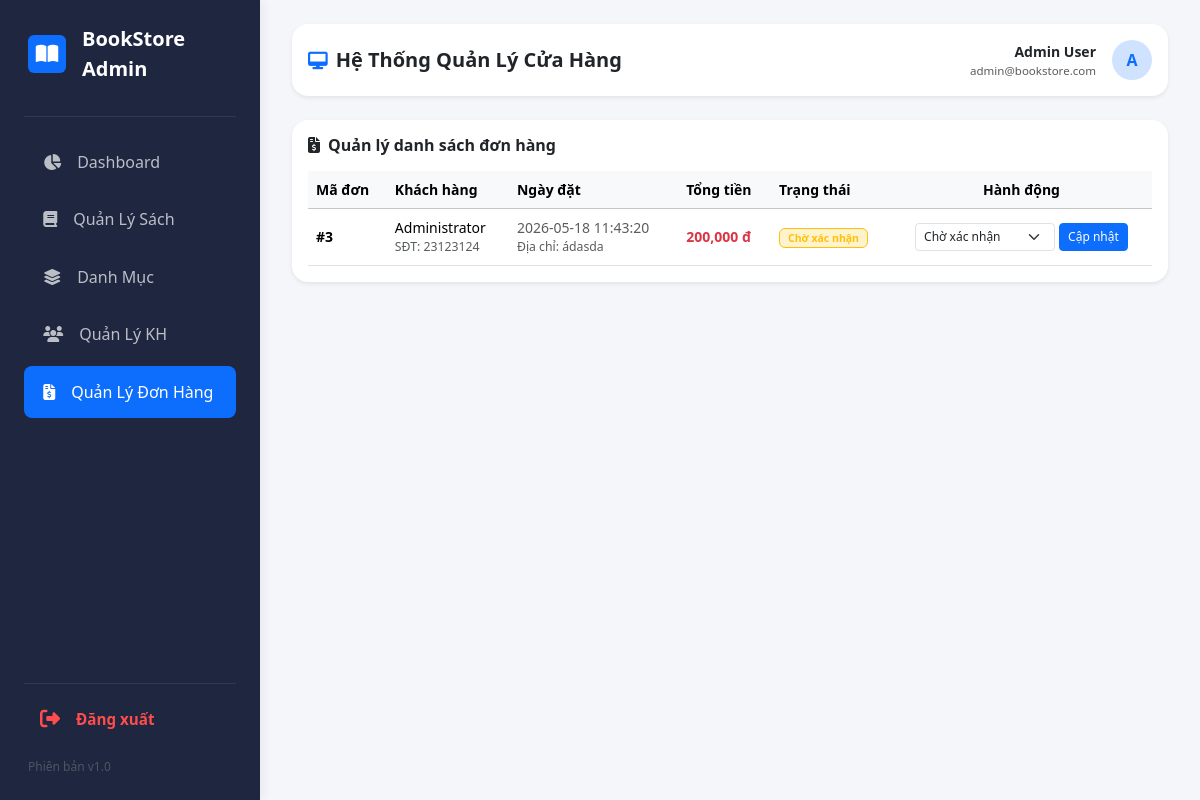
The app's page /admin/index.php?page=order-list (signed in), older data.
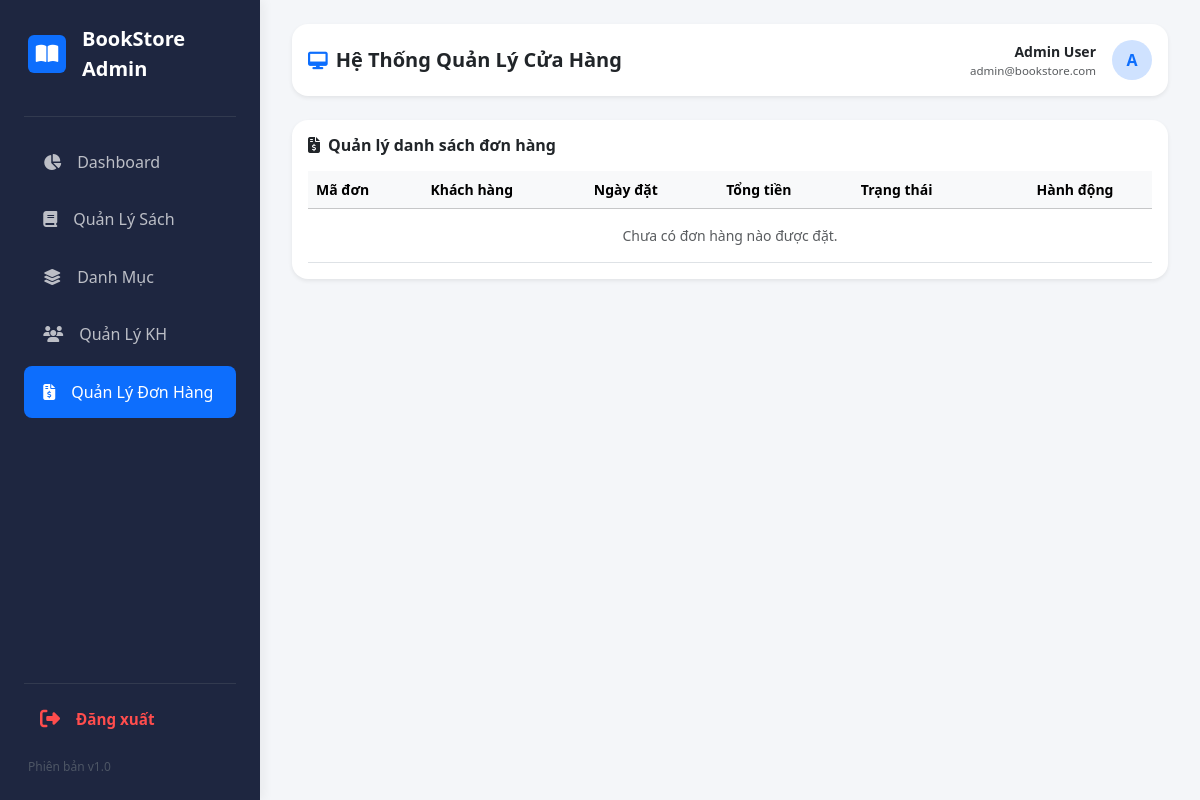
The same page, newer data.
### tables this page shows
CREATE TABLE `orders` (
  `id` int(11) NOT NULL,
  `user_id` int(11) NOT NULL,
  `fullname` varchar(100) NOT NULL,
  `address` text NOT NULL,
  `phone` varchar(20) NOT NULL,
  `total_amount` decimal(10,2) NOT NULL,
  `status` enum('pending','processing','completed','cancelled') DEFAULT 'pending',
  `created_at` timestamp NOT NULL DEFAULT current_timestamp()
);

CREATE TABLE `users` (
  `id` int(11) NOT NULL,
  `username` varchar(50) NOT NULL,
  `password` varchar(255) NOT NULL,
  `fullname` varchar(100) DEFAULT NULL,
  `email` varchar(100) DEFAULT NULL,
  `role` enum('admin','user') DEFAULT 'user',
  `created_at` timestamp NOT NULL DEFAULT current_timestamp()
);

### admin/view/order-list.php (the view, shortened to what this page needs)
<?php
if (isset($pdo)) {
    $sql = "SELECT o.*, u.fullname FROM orders o
            LEFT JOIN users u ON o.user_id = u.id
            ORDER BY o.id DESC";
    $orders = $pdo->query($sql)->fetchAll(PDO::FETCH_ASSOC);
}
?>
<div class="card panel-box p-3 shadow-sm border-0">
    <div class="d-flex justify-content-between align-items-center mb-3">
        <h6 class="fw-bold m-0"><i class="fa-solid fa-file-invoice-dollar me-2"></i>Quản lý danh sách đơn hàng</h6>
    </div>
    <div class="table-responsive">
        <table class="table align-middle m-0 small table-hover">
            <thead class="table-light">
                <tr>
                    <th>Mã đơn</th>
                    <th>Khách hàng</th>
                    <th>Ngày đặt</th>
                    <th>Tổng tiền</th>
                    <th>Trạng thái</th>
                    <th class="text-center">Hành động</th>
                </tr>
            </thead>
            <tbody>
                <?php if (empty($orders)): ?>
                    <tr><td colspan="6" class="text-center text-muted py-3">Chưa có đơn hàng nào được đặt.</td></tr>
                <?php else: ?>
                    <?php foreach ($orders as $o): ?>
                    <tr>
                        <td class="fw-bold">#<?= $o['id'] ?></td>
                        <td>
                            <?= htmlspecialchars($o['fullname'] ?? 'Khách vãng lai') ?>
                            <div class="small text-muted">SĐT: <?= htmlspecialchars($o['phone'] ?? '') ?></div>
                        </td>
                        <td class="text-muted">
                            <?= $o['created_at'] ?>
                            <div class="small text-muted">Địa chỉ: <?= htmlspecialchars($o['address'] ?? '') ?></div>
                        </td>
                        <td class="fw-bold text-danger"><?= number_format($o['total_amount'] ?? $o['total_price'] ?? 0) ?> đ</td>
                        <td>
                            <?php
                            $status = $o['status'] ?? 'pending';
                            if ($status == 'pending' || $status == 'Chờ xác nhận') {
                                echo '<span class="badge bg-warning-subtle text-warning border border-warning px-2 py-1">Chờ xác nhận</span>';
                            } elseif ($status == 'processing' || $status == 'Đang xử lý') {
                                echo '<span class="badge bg-primary-subtle text-primary border border-primary px-2 py-1">Đang xử lý</span>';
                            } elseif ($status == 'shipping' || $status == 'Đang giao') {
                                echo '<span class="badge bg-info-subtle text-info border border-info px-2 py-1">Đang giao</span>';
                            } elseif ($status == 'completed' || $status == 'Đã hoàn thành' || $status == 'received') {
                                echo '<span class="badge bg-success-subtle text-success border border-success px-2 py-1">Đã hoàn thành</span>';
                            } else {
                                echo '<span class="badge bg-danger-subtle text-danger border border-danger px-2 py-1">Đã hủy</span>';
                            }
                            ?>
                        </td>
                        <td class="text-center">
                            <form action="modules/order/update.php" method="POST" class="d-inline-flex gap-1 align-items-center">
                                <select name="status" class="form-select form-select-sm" style="width: 140px; font-size: 0.75rem;">
                                    <option value="Chờ xác nhận" <?= ($o['status']=='Chờ xác nhận' || $o['status']=='pending')?'selected':'' ?>>Chờ xác nhận</option>
                                </select>
                                <button type="submit" class="btn btn-sm btn-primary py-1 px-2" style="font-size: 0.75rem;">Cập nhật</button>
                            </form>
                        </td>
                    </tr>
                    <?php endforeach; ?>
                <?php endif; ?>
            </tbody>
        </table>
    </div>
</div>

Row changes from the older to the newer data that the page shows:
removed orders: id "3", user.fullname "Administrator", phone "23123124", created_at "2026-05-18 11:43:20", address "ádasda", total_amount "200,000", shows "Chờ xác nhận", status "Chờ xác nhận"
Text that changed along with them:
text now shown: "Chưa có đơn hàng nào được đặt."
